Frame 1 (no input): blank canvas, image omitted
Frame 60 (the mouse pressed at the canvas centre just before this capture): blank canvas, image omitted
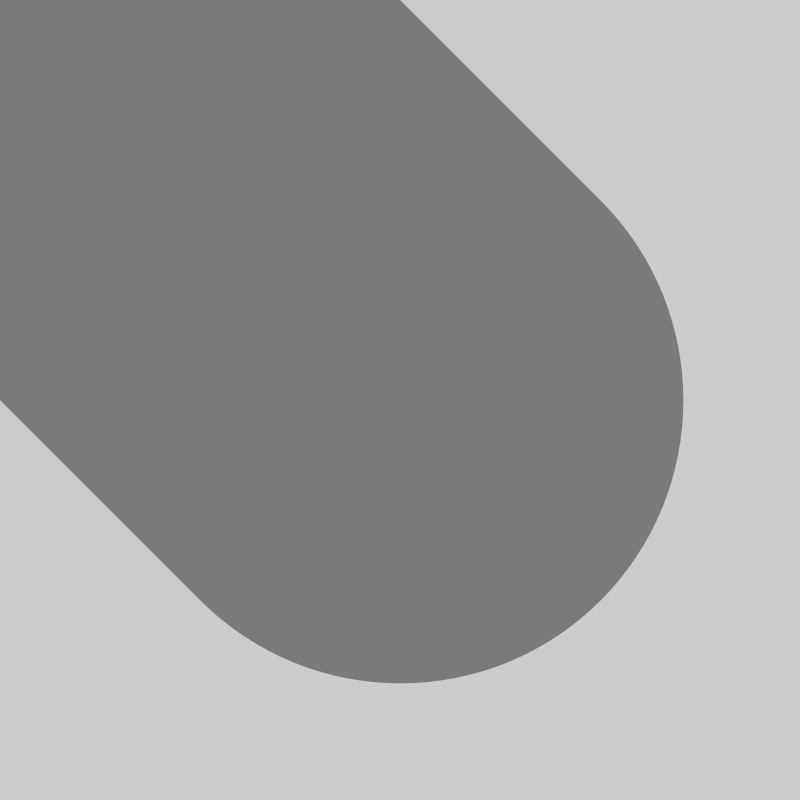
Frame 120 (the mouse held since frame 60 and released just before this capture)

The Processing sketch whose frames 1 and 60 were blank and that drew this single picture after the mouse press (run headless with seeded random() and noise(); from frame 60 on, the mouse is pressed at the canvas centre):

// Processing sketch: code_05_13
// ── code_05_13.pde
void setup(){
  size(800, 800);
  stroke(0, 102);
}

void draw(){
  float grosor = dist(mouseX, mouseY, pmouseX, pmouseY);
  strokeWeight(grosor);
  line(mouseX, mouseY, pmouseX, pmouseY);
}
